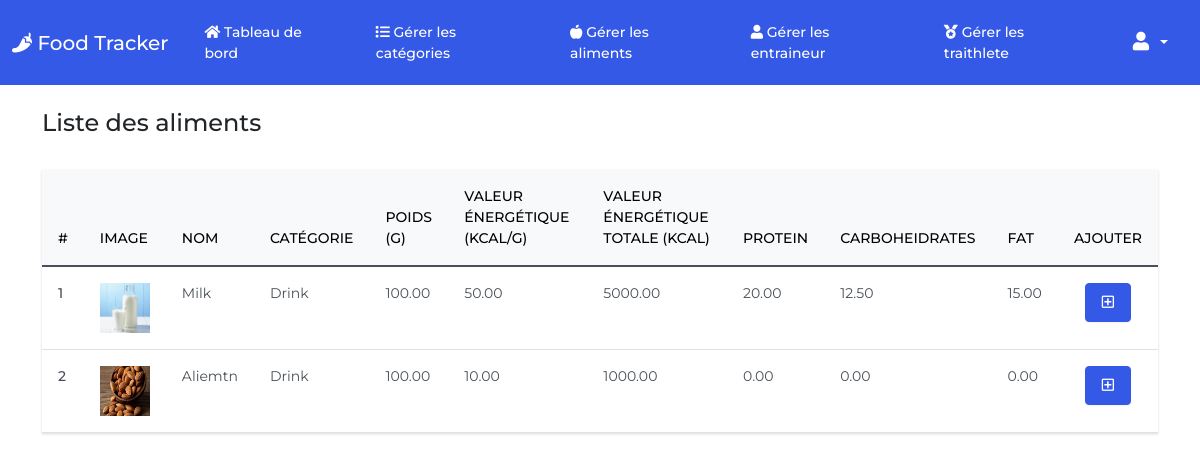
/add-daily-food/BREAKFAST (signed in), run on an earlier commit of the app's database.
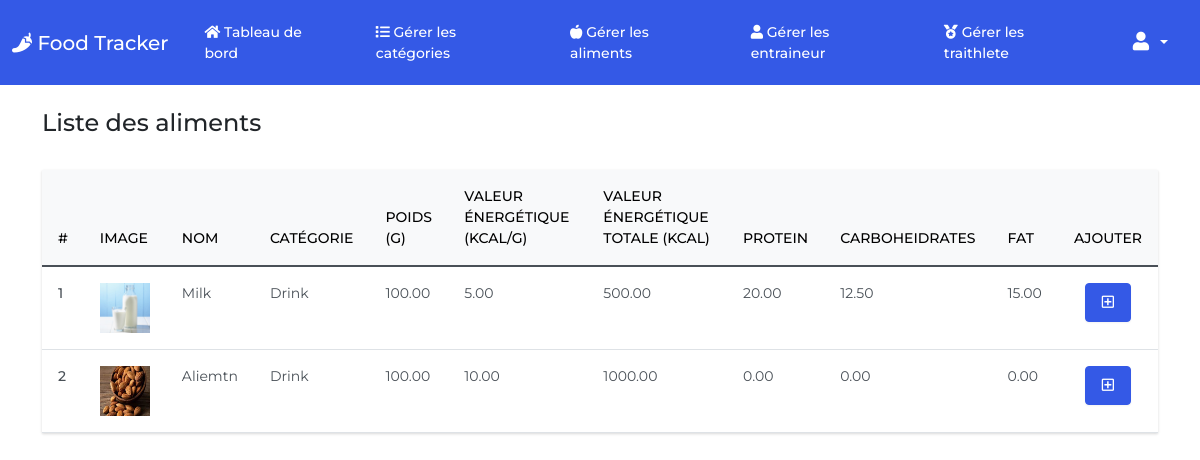
And on a later commit of the database.
### foodtracker/models.py (models this page shows, shortened)
class Aliment(models.Model):
    image = models.ImageField(upload_to='images/')
    name = models.CharField(max_length=255)
    category = models.ForeignKey(AlimentCategory, null=True, on_delete=models.SET_NULL, related_name='aliments')
    weight_g = models.DecimalField(max_digits=8, decimal_places=2)
    energy_value = models.DecimalField(max_digits=8, decimal_places=2)
    total_energy_value = models.DecimalField(max_digits=8, decimal_places=2, null=True)
    protein =  models.DecimalField(max_digits=7, decimal_places=2)
    carboheidrates = models.DecimalField(max_digits=7, decimal_places=2)
    fat = models.DecimalField(max_digits=7, decimal_places=2)
    class Meta:
        db_table = 'aliments'

class AlimentCategory(models.Model):
    name = models.CharField(max_length=255)
    def __str__(self):
        return self.name
    class Meta:
        db_table = 'alimentcategories'

### foodtracker/views.py (the view)
# urls.py: path('add-daily-food/<str:section>', views.add_daily_food, name='add_daily_food'),
@login_required
def add_daily_food(request, section):
    aliments = Aliment.objects.all()
    return render(request, 'add_daily_food.html', {
        'aliments': aliments,
        'section': section,
    })

### templates/add_daily_food.html (shortened to what this page needs)
{% extends 'base.html' %}
{% block body %}
<div class="mt-4 mb-4 d-flex align-items-center justify-content-between">
  <h4>Liste des aliments</h4>
</div>
<table class="table caption-top">
  <thead class="table-light">
    <tr>
      <th scope="col">#</th>
      <th scope="col">Image</th>
      <th scope="col">Nom</th>
      <th scope="col">Catégorie</th>
      <th scope="col">Poids (g)</th>
      <th scope="col">Valeur énergétique (kcal/g)</th>
      <th scope="col">Valeur énergétique totale (kcal)</th>
      <th scope="col">Protein</th>
      <th scope="col">Carboheidrates</th>
      <th scope="col">Fat</th>
      <th scope="col" class="text-center">Ajouter</th>
    </tr>
  </thead>
  <tbody>
    {% for alm in aliments %}
    <tr>
      <th scope="row">{{ forloop.counter }}</th>
      <td>
        <img src="{{ alm.image.url }}" alt="{{ alm.name }}" width="50" height="50">
      </td>
      <td>{{ alm.name }}</td>
      <td>{{ alm.category }}</td>
      <td>{{ alm.weight_g }}</td>
      <td>{{ alm.energy_value }}</td>
      <td>{{ alm.total_energy_value }}</td>
      <td>{{ alm.protein }}</td>
      <td>{{ alm.carboheidrates }}</td>
      <td>{{ alm.fat }}</td>
      <td class="text-center">
        <a class="btn btn-primary" href="{% url 'add_daily_food_config' section=section aliment_id=alm.id %}">
          <i class='far fa-plus-square'></i>
        </a>
      </td>
    </tr>
    {% endfor %}
  </tbody>
</table>
{% endblock body %}

What changed in the data, as far as the page shows it:
changed Aliment "Milk": energy_value "50.00" → "5.00"; total_energy_value "5000.00" → "500.00"
